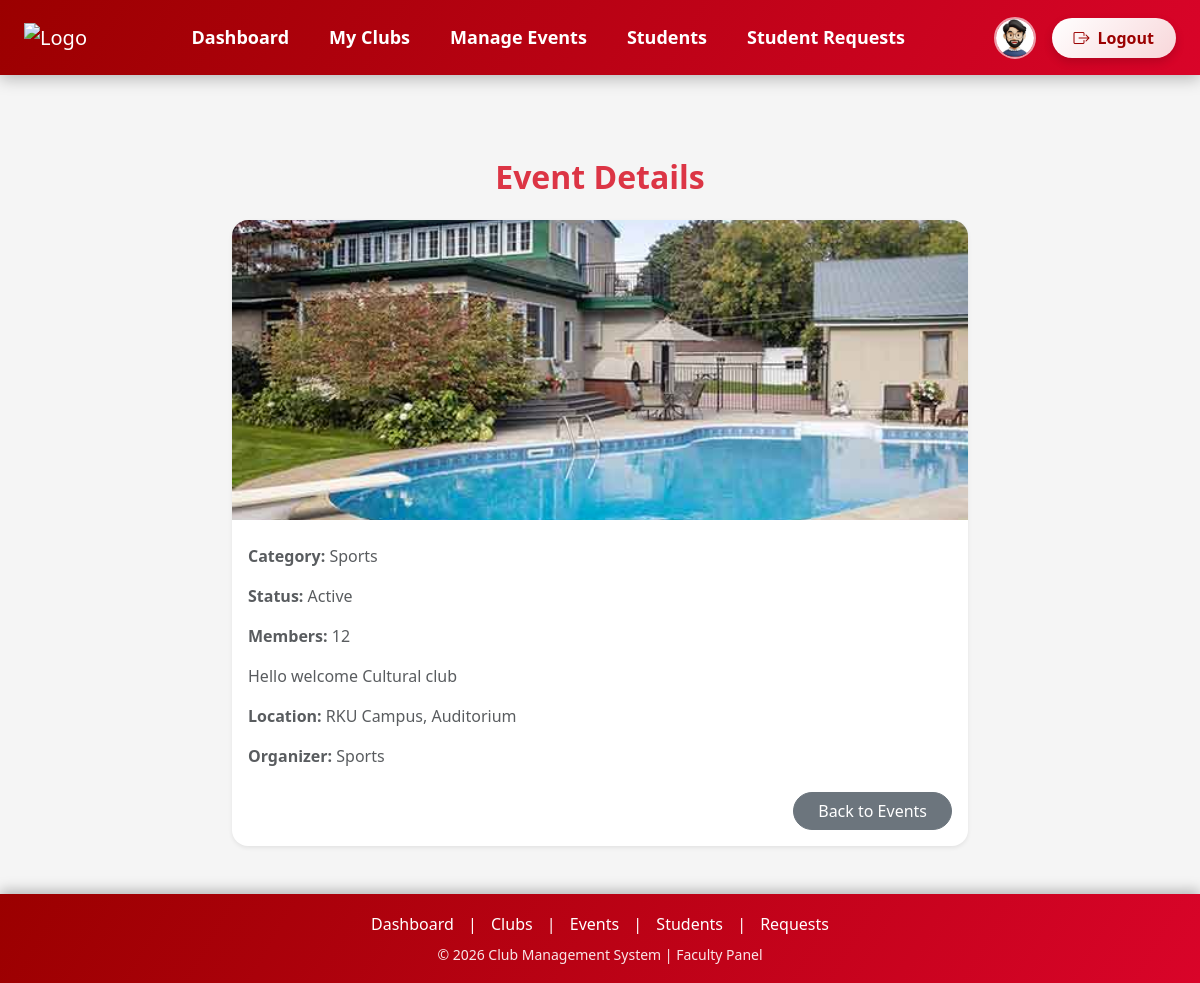
Page /Facultyapp/Viewhackathon.php?id=1 (signed in) on the committed database.
### tables this page shows
CREATE TABLE `manage_clubs` (
  `Club_id` int NOT NULL,
  `club_name` varchar(255) NOT NULL,
  `Description` varchar(255) NOT NULL,
  `Category` varchar(255) NOT NULL,
  `Status` varchar(255) NOT NULL DEFAULT 'Active',
  `Club_member` int NOT NULL,
  `Image` varchar(255) NOT NULL
);

### Facultyapp/Viewhackathon.php (the view, shortened to what this page needs)
<?php
include 'F_header.php';
include '../database.php';
$id = $_GET['id'];
$result = mysqli_query($con, "SELECT * FROM manage_clubs WHERE Club_id='$id'");
$data = mysqli_fetch_assoc($result);
?>
<div class="container my-5">
    <div class="row justify-content-center">
        <div class="col-lg-8">
            <h2 class="fw-bold text-danger mb-4 text-center">Event Details</h2>
            <div class="card shadow-sm border-0 rounded-4">
                <img src="../<?php echo $data['Image']; ?>"
                    class="card-img-top rounded-top-4"
                    style="height:300px; object-fit:cover;">
                <div class="card-body">
                    <p class="text-muted">
                        <strong>Category:</strong> <?php echo $data['Category']; ?>
                    </p>
                    <p class="text-muted">
                        <strong>Status:</strong> <?php echo $data['Status']; ?>
                    </p>
                    <p class="text-muted">
                        <strong>Members:</strong> <?php echo $data['Club_member']; ?>
                    </p>
                    <p class="text-muted">
                        <?php echo $data['Description']; ?>
                    </p>
                    <p class="text-muted"><strong>Location:</strong> RKU Campus, Auditorium</p>
                    <p class="text-muted"><strong>Organizer:</strong> <?php echo $data['Category']; ?></p>
                    <div class="d-flex justify-content-end mt-4">
                        <a href="Manage_events.php" class="btn btn-secondary rounded-pill px-4">
                            Back to Events
                        </a>
                    </div>
                </div>
            </div>
        </div>
    </div>
</div>
<?php include 'F_footer.php'; ?>

### Facultyapp/F_header.php (style rules this page uses)
body { padding-top: 110px; background: #f5f7fa; min-height: 200vh; }

### Facultyapp/F_footer.php (style rules this page uses)
body { min-height: 100vh; display: flex; flex-direction: column; background: #f5f5f5; }

### rows in the picture
manage_clubs: Image (picture), Category "Sports", Status "Active", Club_member "12", Description "Hello welcome Cultural club"
